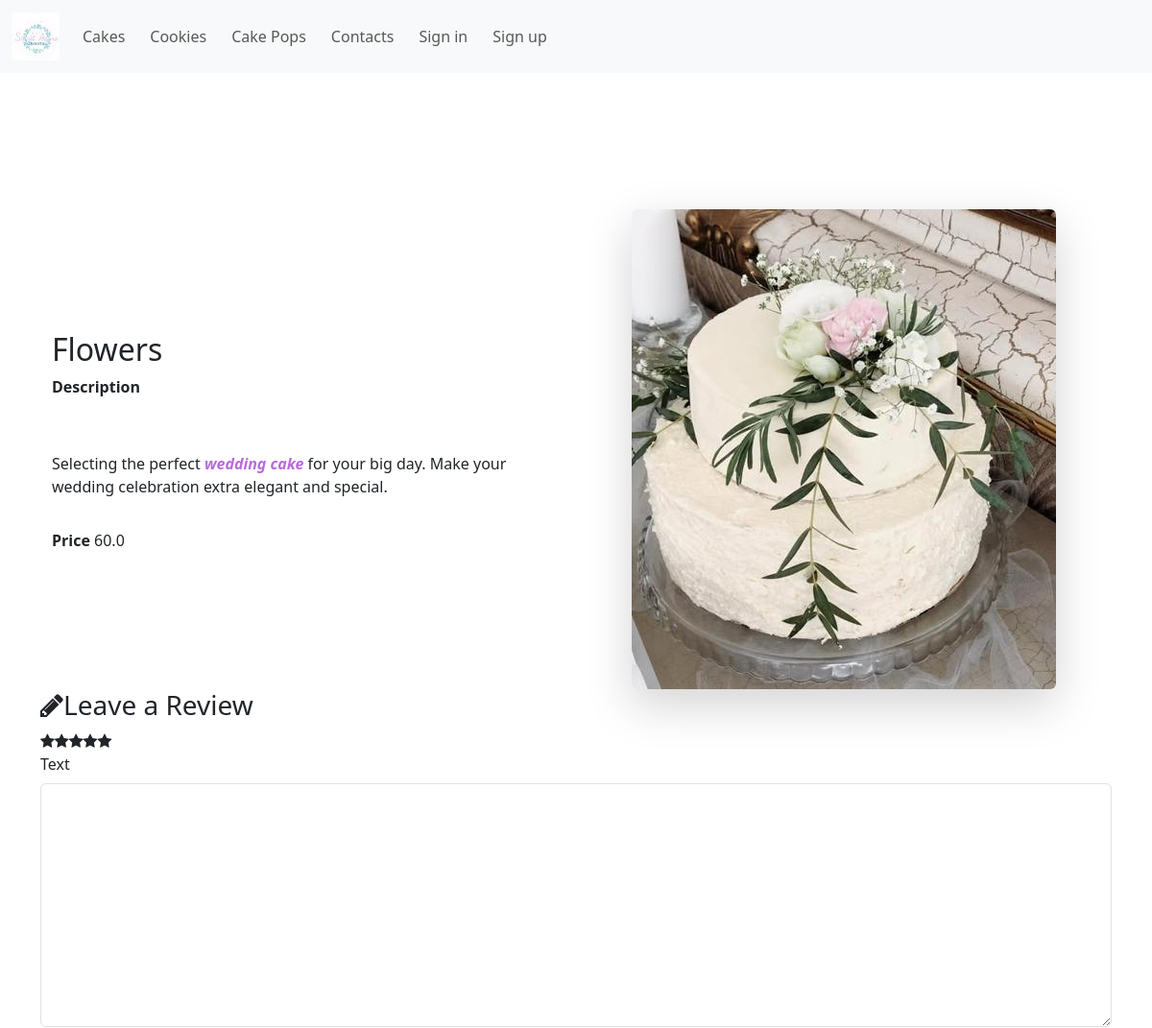
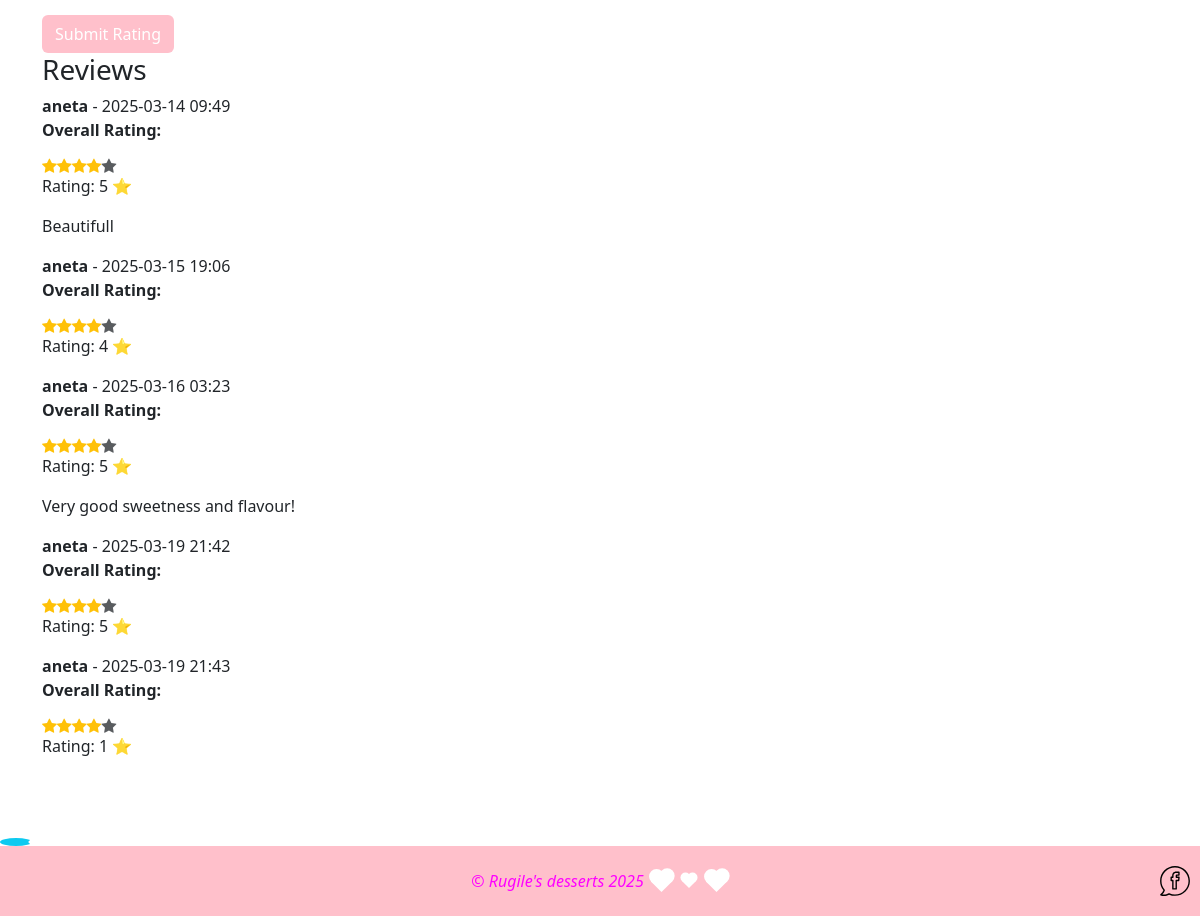
The page /cake/4/ on the database its author committed (2 pictures, top to bottom).
### desserts/models.py (models this page shows, shortened)
class Product(models.Model):
    category = models.ForeignKey(
        Category, on_delete=models.CASCADE, blank=True, null=True
    )
    options = models.ManyToManyField(Option, blank=True)
    name = models.CharField(max_length=200, blank=True, null=True)
    description = HTMLField("Description", max_length=4096, default="")
    price = models.FloatField(blank=False, null=False)
    image = models.ImageField(upload_to="products", blank=True, null=True)
    class Meta:
        verbose_name = "Product"
        verbose_name_plural = "Products"

class ProductRating(models.Model):
    product = models.ForeignKey(
        Product, on_delete=models.CASCADE, null=True, blank=True, related_name="ratings"
    )
    score = models.IntegerField(
        default=0, validators=[MaxValueValidator(5), MinValueValidator(0)]
    )
    author = models.ForeignKey(
        User,
        on_delete=models.RESTRICT,
        null=False,
        blank=True,
    )
    date = models.DateTimeField(auto_now_add=True)
    text = models.TextField(null=False, blank=True, max_length=2000)

### my_auth/models.py (models this page shows, shortened)
class User(AbstractUser):
    email = models.EmailField(unique=True, null=False, blank=False)
    USERNAME_FIELD = "email"
    REQUIRED_FIELDS = ["username"]

### desserts/views.py (the view, shortened to what this page needs)
# urls.py: path("cake/<int:pk>/", views.CakeDetailView.as_view(), name="cake_details"),
class CakeDetailView(generic.edit.FormMixin, generic.DetailView):
    template_name = "desserts/cake_details.html"
    model = Product
    context_object_name = "cake"
    form_class = ProductRatingForm
    def get_context_data(self, **kwargs):
        context = super().get_context_data(**kwargs)
        context["form"] = ProductRatingForm()
        context["image_url"] = self.object.image.url if self.object.image else None
        context["ratings"] = self.object.ratings.all()
        context["average_rating"] = self.object.ratings.aggregate(Avg("score"))["score__avg"] or 0
        return context

### desserts/forms.py
class ProductRatingForm(ModelForm):
    class Meta:
        model = ProductRating
        fields = ["product", "text", "author", "score"]
        widgets = {
            "score": forms.RadioSelect(choices=REVIEW_CHOICES),
            "author": HiddenInput(),
            "product": HiddenInput()
        }

### desserts/templates/desserts/cake_details.html (shortened to what this page needs)
{% extends "desserts/base.html" %}
{% load static %}
{% load crispy_forms_tags %}
{% block content %}
<div class="container mt-5">
    <div class="row">
        <div class="col-md-6 d-flex flex-column justify-content-center">
            <h2>{{ cake.name }}</h2>
            <p><strong>Description </strong>{{ cake.description|safe }}</p>
            <p><strong>Price </strong>{{ cake.price }}</p>
        </div>
        <div class="col-md-6 text-center">
            {% if cake.image %}
            <img src="{{ cake.image.url }}" class="img-fluid rounded shadow-lg" alt="{{ cake.name }}">
            {% else %}
            <img src="{% static 'desserts/img/default.jpg' %}" class="img-fluid rounded shadow-lg"
                 alt="No Image Available">
            {% endif %}
        </div>
    </div>
</div>
{% include "desserts/ratings.html" with product=cake form=form average_rating=average_rating %}
{% endblock content %}

### desserts/templates/desserts/ratings.html (shortened to what this page needs)
{% load crispy_forms_tags %}
                <div class="comment-form clearfix">
    <h3><i class="fa fa-pencil"></i>Leave a Review</h3>
    <form method="post" action="{% url 'rate_product' product.id %}">
                     <div class="rating-group">
            <div class="stars-container">
                <label class="rating__label" for="rating_5"><i class="rating__icon fa fa-star"></i></label>
                <label class="rating__label" for="rating_4"><i class="rating__icon fa fa-star"></i></label>
                <label class="rating__label" for="rating_3"><i class="rating__icon fa fa-star"></i></label>
                <label class="rating__label" for="rating_2"><i class="rating__icon fa fa-star"></i></label>
                <label class="rating__label" for="rating_1"><i class="rating__icon fa fa-star"></i></label>
            </div>
        </div>
        {{ form.text|as_crispy_field }}
        <button type="submit" class="btn btn-pink">Submit Rating</button>
    </form>
</div>
<h3>Reviews</h3>
{% for rating in product.ratings.all %}
<div class="review-box">
    <strong>{{ rating.author.username }}</strong> - {{ rating.date|date:"Y-m-d H:i" }}
    <p><strong>Overall Rating:</strong></p>
    <div class="stars-container">
        {% for i in "12345" %}
        {% if forloop.counter <= average_rating %}
        <i class="fa fa-star text-warning"></i>
        {% else %}
        <i class="fa fa-star text-muted"></i>
        {% endif %}
        {% endfor %}
    </div>
    <p>Rating: {{ rating.score }} ⭐</p>
    <p>{{ rating.text }}</p>
</div>
{% empty %}
<p>No reviews yet.</p>
{% endfor %}

### desserts/static/desserts/css/main.css (style rules this page uses)
html, body { height: 100%; margin: 0; display: flex; flex-direction: column; }
.stars-container { display: flex; justify-content: flex-start; }
.rating__label { cursor: pointer; }
.btn-pink { background-color: #FFC0CB !important; color: white !important; border: 2px solid #FF69B4; padding: 10px 20px; border-radius: 5px; font-size: 16px; cursor: pointer; transition: background-color 0.3s ease-in-out; }

### rows shown on the page
Product: name "Flowers", description "Selecting the perfect wedding cake for your big day. Make your wedding celebration extra elegant and special.", price "60.0", image (picture)
ProductRating: author.username "aneta", date "2025-03-14 09:49", score "5", text "Beautifull"
ProductRating: author.username "aneta", date "2025-03-15 19:06", score "4"
ProductRating: author.username "aneta", date "2025-03-16 03:23", score "5", text "Very good sweetness and flavour!"
ProductRating: author.username "aneta", date "2025-03-19 21:42", score "5"
ProductRating: author.username "aneta", date "2025-03-19 21:43", score "1"
